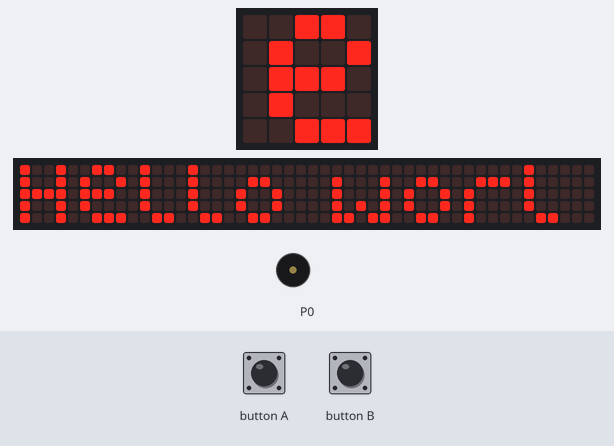
Recording of a program running on a simulated BBC micro:bit running MicroPython. Shown: the board's 5×5 LED display, a strip that is not on the board, showing the scrolling text unrolled, buzzer (waves = sounding). Inputs (shaded band) come from the test bench. The 48×5 strip is a reading aid, not a part: it shows the text the display is scrolling, unrolled, one strip-width of it at a time.

Above: at 1.27 s.
1.3 s: button A pressed for 1 s
At 2.8 s:
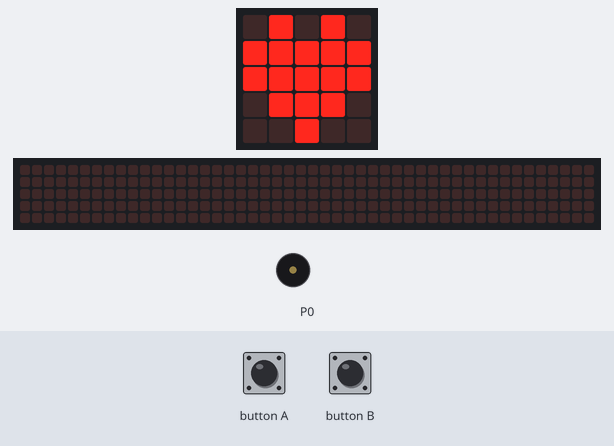
6.4 s: button B pressed for 1 s
At 9.3 s:
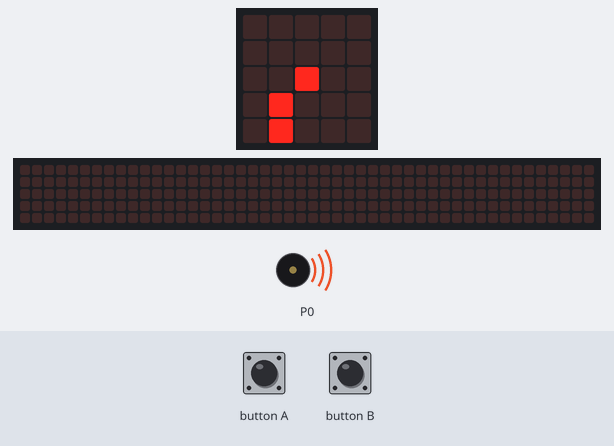
9.4 s: button A pressed for 1 s
At 10.8 s:
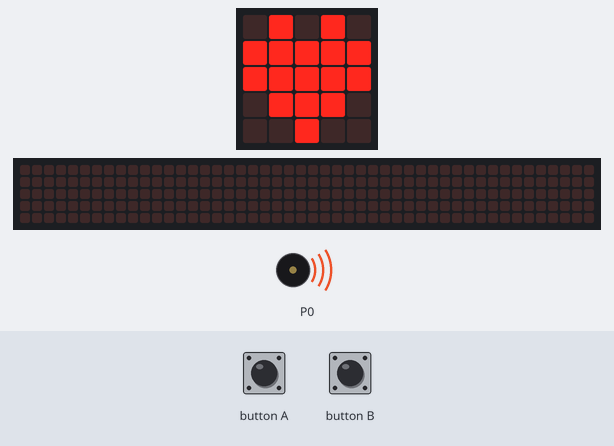
12.5 s: button A pressed for 0.6 s
At 16.8 s:
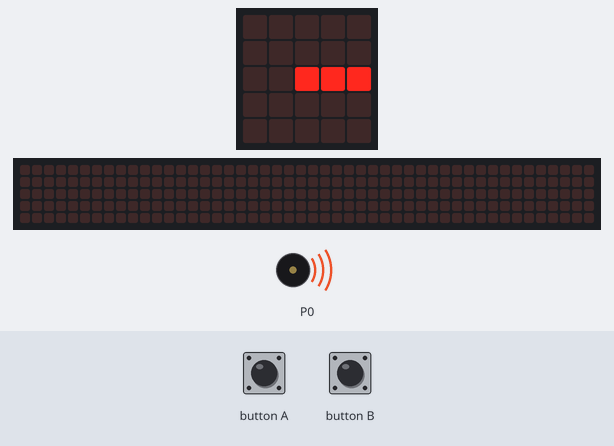
17.0 s: button B pressed for 0.6 s
At 17.8 s:
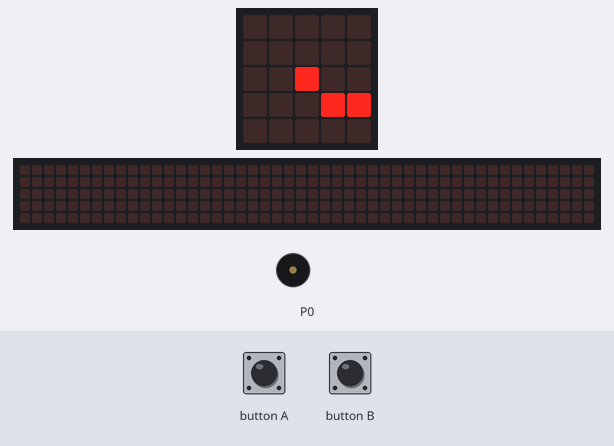
21.7 s: button B pressed for 0.6 s
At 24.7 s:
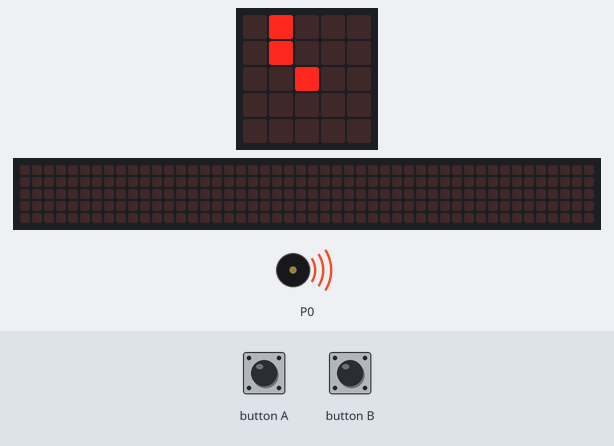
Timing chart, 0 to 25.4 s (numbered marks = the images above; inputs shaded):
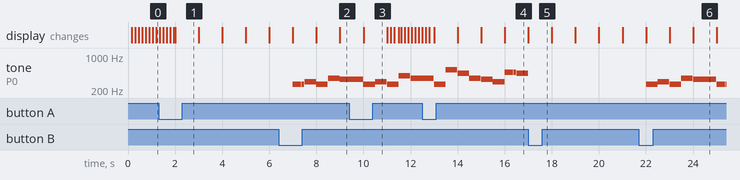

The program:

clock.py
```python
from microbit import *
import music

clocks = [
    Image.CLOCK1,
    Image.CLOCK2,
    Image.CLOCK3,
    Image.CLOCK4,
    Image.CLOCK5,
    Image.CLOCK6,
    Image.CLOCK7,
    Image.CLOCK8,
    Image.CLOCK9,
    Image.CLOCK10,
    Image.CLOCK11,
    Image.CLOCK12
]

n = 1
clock = False
playing = False

while True:
    if (button_a.is_pressed()):
        clock = not clock
        display.show(Image.HEART)
        sleep(1000)

    if (button_b.is_pressed() and playing):
        music.stop()
        playing = False
    elif (button_b.is_pressed() and not playing):
        music.play(music.BIRTHDAY, wait=False, loop=True)
        playing = True

    if clock:
        display.show(clocks[(n % 12)], wait=False)
        n = n + 1
    elif (n > 0):
        display.scroll("Hello world!!!", wait=False, loop=True)
        n = 0
    sleep(1000)
```

Measured:
- after the input at 1.3 s, the display: first differs from a run without the input after 0.70 s (image 1)
- after the input at 6.4 s, tone on P0: plays 262 Hz for 0.36 s, 262 Hz for 0.12 s, 294 Hz for 0.49 s, 262 Hz for 0.49 s, 349 Hz for 0.49 s, 330 Hz for 0.40 s, starting after 0.60 s
- after the input at 9.4 s, the display: changes after 0.60 s (image 3)
- after the input at 12.5 s, the display: first differs from a run without the input after 0.50 s (image 4 shows a later state)
- after the input at 17.0 s, tone on P0: stops changing and stays silent
- after the input at 21.7 s, tone on P0: plays 262 Hz for 0.36 s, 262 Hz for 0.12 s, 294 Hz for 0.49 s, 262 Hz for 0.49 s, 349 Hz for 0.49 s, 330 Hz for 0.99 s … (8 notes in this stretch), starting after 0.31 s
